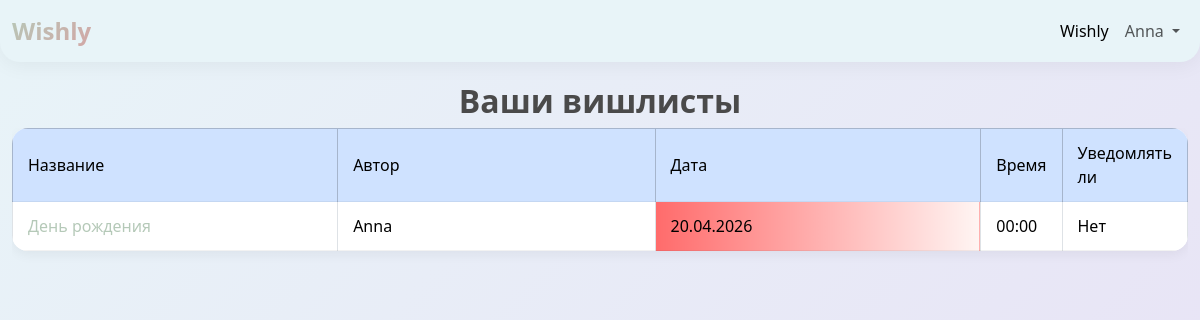
Page / (signed in) on the earlier database version.
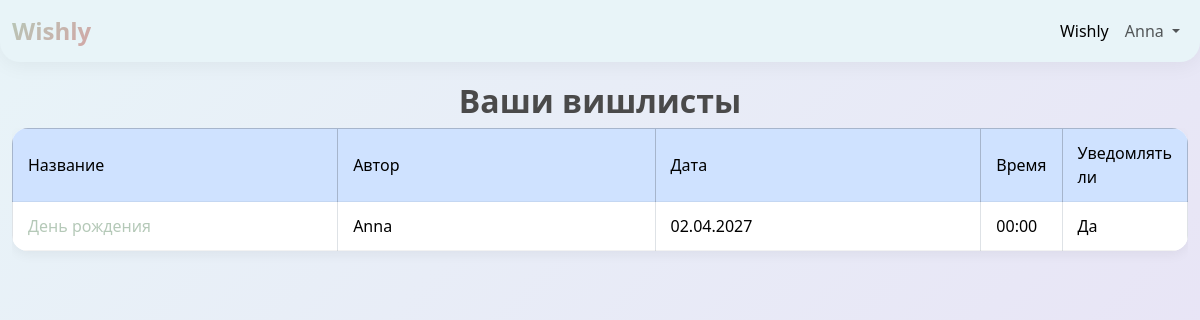
Same page on the later database version.
### data/lists.py (models this page shows, shortened)
class Lists(SqlAlchemyBase, SerializerMixin):
    __tablename__ = 'lists'
    id = sqlalchemy.Column(sqlalchemy.Integer,
                           primary_key=True, autoincrement=True)
    feast = sqlalchemy.Column(sqlalchemy.String, nullable=True)
    date = sqlalchemy.Column(sqlalchemy.Date,
                                   default=datetime.date.today, nullable=True)
    time = sqlalchemy.Column(sqlalchemy.Time,
                             default=datetime.time(hour=13, minute=30), nullable=True)
    notification = sqlalchemy.Column(sqlalchemy.Boolean, default=True)
    user_id = sqlalchemy.Column(sqlalchemy.Integer, sqlalchemy.ForeignKey('users.id'))
    token = sqlalchemy.Column(sqlalchemy.String, unique=True, nullable=True)
    user = orm.relationship('User')

### main.py (the view)
@application.route('/')
def index():
    db_sess = db_session.create_session()
    lst = []
    names = []
    aut = False
    if current_user.is_authenticated:
        sub_lists = set()
        for book in db_sess.query(WishBook).filter(WishBook.user_id == current_user.id).all():
            if book is not None:
                sub_lists.add(db_sess.query(Lists).join(
                    Wishes, Wishes.list_id == Lists.id).filter(Wishes.id == book.wish_id).first())
        lists = db_sess.query(Lists).filter(Lists.user_id == current_user.id).all()
        lst = list(sub_lists) + lists
        for l in lst:
            if 0 <= (l.date - date.today()).days < 7:
                l.clr = 'pink'
            elif (l.date - date.today()).days < 0:
                l.clr = 'red'
            else:
                l.clr = ''
        users = db_sess.query(User).all()
        names = {item.id: f'{item.username}' for item in users}
        aut = True
    return render_template('index.html', lists=sorted(lst, key=lambda x: (x.date, x.time)), names=names, aut=aut)

### data/db_session.py (called while the page is built)
def create_session() -> Session:
    global __factory
    if __factory is None:
        if os.environ.get('DATABASE_URL'):
            global_init(None)
        else:
            global_init("db/wishly.db")
    return __factory()

### main.py (called while the page is built)
@login_manager.user_loader
def load_user(user_id):
    db_sess = db_session.create_session()
    return db_sess.query(User).get(user_id)

### templates/index.html (shortened to what this page needs)
{% extends "base.html" %}
{% block content %}
<h2 class="text-center">Ваши вишлисты</h2>
{% if lists %}
        <div class="table-responsive">
            <table class="table table-bordered">
                <thead class="table-primary">
                <tr>
                    <td class="title col-12 col-md-6 col-lg-4" bgcolor="#dddddd">Название</td>
                    <td class="title col-12 col-md-6 col-lg-4" bgcolor="#dddddd">Автор</td>
                    <td class="title col-12 col-md-6 col-lg-4" bgcolor="#dddddd">Дата</td>
                    <td class="title col-12 col-md-6 col-lg-4" bgcolor="#dddddd">Время</td>
                    <td class="title col-12 col-md-6 col-lg-4" bgcolor="#dddddd">Уведомлять ли</td>
                </tr>
                </thead>
                <tbody>
                {% for item in lists %}
                    {% if item %}
                <tr>
                    <td class="ordinary" bgcolor="#eeeeff"><a  href="/list{{ item.id }}">{{ item.feast.capitalize() }}</a></td>
                    <td class="ordinary" bgcolor="#eeeeff">{{ names[item.user_id] }}</td>
                    <td class="ordinary {% if item.clr == 'pink' %}pink-date{% elif item.clr == 'red' %}red-date{% endif %}" bgcolor="#eeeeff">{{ item.date.strftime("%d.%m.%Y") }}</td>
                    <td class="ordinary" bgcolor="#eeeeff">{{ item.time.strftime('%H:%M') }}</td>
                    {% if item.notification %}
                    <td class="ordinary" bgcolor="#eeffee">Да</td>
                    {% else %}
                    <td class="ordinary" bgcolor="#ffeeff">Нет</td>
                    {% endif %}
                </tr>
    {% endif %}
    {% endfor %}
                </tbody>
            </table>
        </div>
{% endif %}
{% endblock %}

Differences in the rows shown:
changed Lists "День рождения": date "20.04.2026" → "02.04.2027"; notification "Нет" → "Да"
